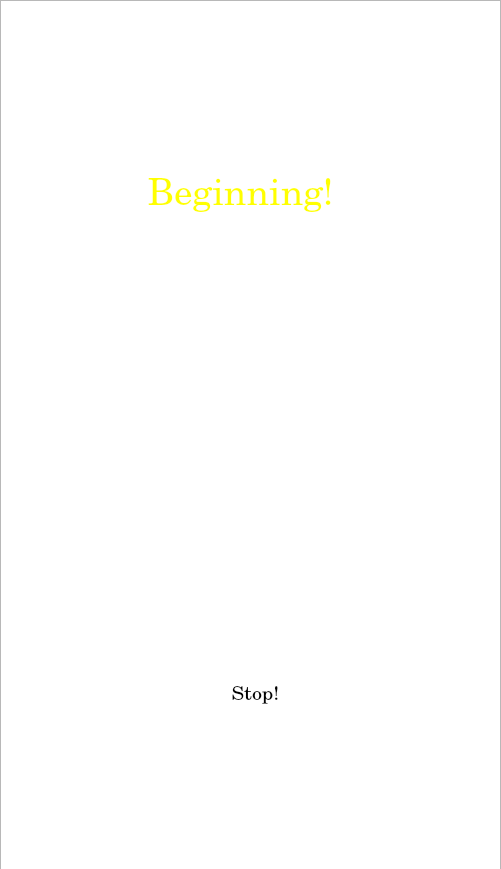
<?xml version="1.0" encoding="UTF-8"?>
<ui version="4.0">
 <class>Form</class>
 <widget class="QWidget" name="Form">
  <property name="geometry">
   <rect>
    <x>0</x>
    <y>0</y>
    <width>501</width>
    <height>869</height>
   </rect>
  </property>
  <property name="windowTitle">
   <string>Lab2_Bobing</string>
  </property>
  <widget class="QListView" name="listView">
   <property name="geometry">
    <rect>
     <x>0</x>
     <y>0</y>
     <width>501</width>
     <height>871</height>
    </rect>
   </property>
   <property name="styleSheet">
    <string notr="true">border-image: url(:/image/4.png);</string>
   </property>
  </widget>
  <widget class="QLabel" name="label">
   <property name="geometry">
    <rect>
     <x>90</x>
     <y>110</y>
     <width>301</width>
     <height>171</height>
    </rect>
   </property>
   <property name="palette">
    <palette>
     <active>
      <colorrole role="WindowText">
       <brush brushstyle="SolidPattern">
        <color alpha="255">
         <red>255</red>
         <green>255</green>
         <blue>0</blue>
        </color>
       </brush>
      </colorrole>
     </active>
     <inactive>
      <colorrole role="WindowText">
       <brush brushstyle="SolidPattern">
        <color alpha="255">
         <red>255</red>
         <green>255</green>
         <blue>0</blue>
        </color>
       </brush>
      </colorrole>
     </inactive>
     <disabled>
      <colorrole role="WindowText">
       <brush brushstyle="SolidPattern">
        <color alpha="255">
         <red>120</red>
         <green>120</green>
         <blue>120</blue>
        </color>
       </brush>
      </colorrole>
     </disabled>
    </palette>
   </property>
   <property name="font">
    <font>
     <family>Century</family>
     <pointsize>28</pointsize>
    </font>
   </property>
   <property name="text">
    <string>Beginning!</string>
   </property>
   <property name="alignment">
    <set>Qt::AlignCenter</set>
   </property>
  </widget>
  <widget class="QPushButton" name="pushButton">
   <property name="geometry">
    <rect>
     <x>110</x>
     <y>670</y>
     <width>291</width>
     <height>51</height>
    </rect>
   </property>
   <property name="font">
    <font>
     <family>Century</family>
     <pointsize>15</pointsize>
    </font>
   </property>
   <property name="text">
    <string>Stop!</string>
   </property>
   <property name="flat">
    <bool>true</bool>
   </property>
  </widget>
  <widget class="QLabel" name="label_2">
   <property name="geometry">
    <rect>
     <x>130</x>
     <y>380</y>
     <width>240</width>
     <height>200</height>
    </rect>
   </property>
   <property name="text">
    <string/>
   </property>
  </widget>
 </widget>
 <resources>
  <include location="picture.qrc"/>
 </resources>
 <connections>
  <connection>
   <sender>pushButton</sender>
   <signal>clicked()</signal>
   <receiver>Form</receiver>
   <slot>page6_r2()</slot>
   <hints>
    <hint type="sourcelabel">
     <x>336</x>
     <y>695</y>
    </hint>
    <hint type="destinationlabel">
     <x>498</x>
     <y>696</y>
    </hint>
   </hints>
  </connection>
 </connections>
 <slots>
  <slot>page6_r2()</slot>
 </slots>
</ui>
